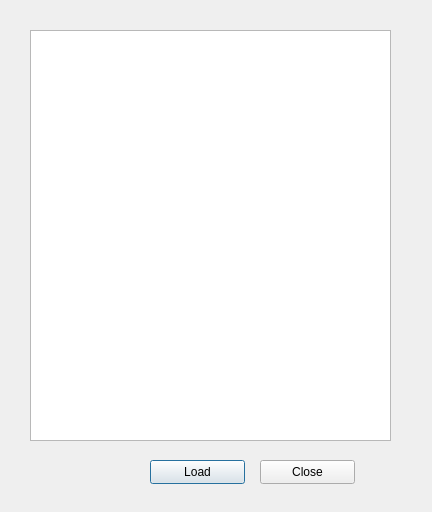
<?xml version="1.0" encoding="UTF-8"?>
<ui version="4.0">
 <class>SwitchDialog</class>
 <widget class="QDialog" name="SwitchDialog">
  <property name="geometry">
   <rect>
    <x>0</x>
    <y>0</y>
    <width>432</width>
    <height>512</height>
   </rect>
  </property>
  <property name="windowTitle">
   <string>Dialog</string>
  </property>
  <widget class="QListWidget" name="idList">
   <property name="geometry">
    <rect>
     <x>30</x>
     <y>30</y>
     <width>361</width>
     <height>411</height>
    </rect>
   </property>
  </widget>
  <widget class="QPushButton" name="loadButton">
   <property name="geometry">
    <rect>
     <x>150</x>
     <y>460</y>
     <width>95</width>
     <height>24</height>
    </rect>
   </property>
   <property name="text">
    <string>Load</string>
   </property>
  </widget>
  <widget class="QPushButton" name="closeButton">
   <property name="geometry">
    <rect>
     <x>260</x>
     <y>460</y>
     <width>95</width>
     <height>24</height>
    </rect>
   </property>
   <property name="text">
    <string>Close</string>
   </property>
  </widget>
 </widget>
 <resources/>
 <connections/>
</ui>
